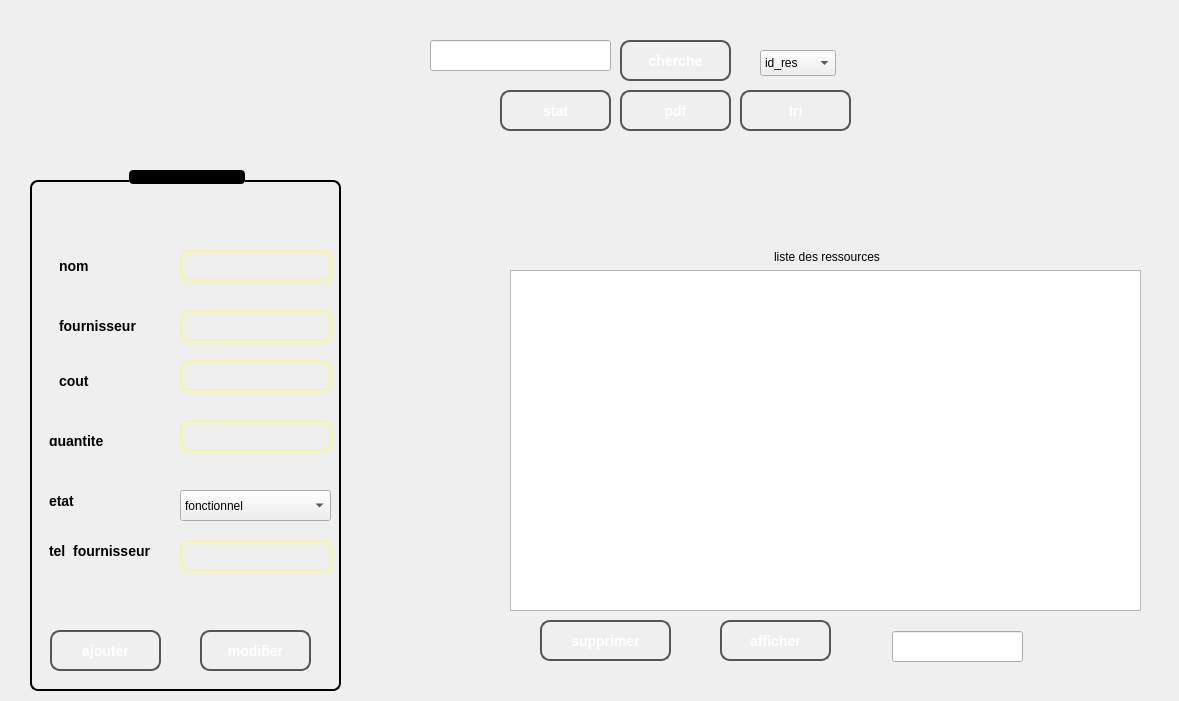
<?xml version="1.0" encoding="UTF-8"?>
<ui version="4.0">
 <class>MainWindow</class>
 <widget class="QMainWindow" name="MainWindow">
  <property name="geometry">
   <rect>
    <x>0</x>
    <y>0</y>
    <width>1179</width>
    <height>701</height>
   </rect>
  </property>
  <property name="windowTitle">
   <string>MainWindow</string>
  </property>
  <property name="styleSheet">
   <string notr="true">
image: url(:/new/prefix1/3312919.jpg);</string>
  </property>
  <widget class="QWidget" name="centralwidget">
   <widget class="QLabel" name="label">
    <property name="geometry">
     <rect>
      <x>360</x>
      <y>390</y>
      <width>281</width>
      <height>181</height>
     </rect>
    </property>
    <property name="text">
     <string/>
    </property>
    <property name="pixmap">
     <pixmap>6922145.jpg</pixmap>
    </property>
    <property name="scaledContents">
     <bool>true</bool>
    </property>
   </widget>
   <widget class="QLabel" name="label_2">
    <property name="geometry">
     <rect>
      <x>-160</x>
      <y>-160</y>
      <width>1461</width>
      <height>861</height>
     </rect>
    </property>
    <property name="styleSheet">
     <string notr="true">image: url(:/new/prefix3/abstract-paper-background-concept.jpg);</string>
    </property>
    <property name="text">
     <string/>
    </property>
   </widget>
   <widget class="QLabel" name="label_3">
    <property name="geometry">
     <rect>
      <x>860</x>
      <y>20</y>
      <width>261</width>
      <height>201</height>
     </rect>
    </property>
    <property name="styleSheet">
     <string notr="true">image: url(:/new/prefix1/image-removebg-preview.png);</string>
    </property>
    <property name="text">
     <string/>
    </property>
   </widget>
   <widget class="QGroupBox" name="groupBox_7">
    <property name="geometry">
     <rect>
      <x>30</x>
      <y>170</y>
      <width>311</width>
      <height>521</height>
     </rect>
    </property>
    <property name="styleSheet">
     <string notr="true">QGroupBox::title {
    subcontrol-origin: margin;
    subcontrol-position: top center;  /* Center the title */
    padding: 0 10px;
    background-color: rgba(0,0,0,0,);  /* Yellow background for the title */
    color: rgb(255, 255, 255)ck;
    font-weight: bold;
    border-radius: 4px;
}
QGroupBox {
    background-color: transparent;  /* Transparent to blend with the rest of the interface */
    border: 2px solid rgba(0,0,0,0,);  /* Yellow border to match the rest */
    border-radius: 8px;
    margin-top: 10px;
    padding: 10px;
}
QLineEdit {
    background-color: transparent;  /* Make the input fields transparent */
    border: 2px solid rgba(248, 248, 147, 255);  /* Yellow border to maintain consistency */
    border-radius: 8px;  /* Rounded corners for a smooth look */
    padding: 5px;  /* Padding to give space inside the input */
    color: white;  /* Text color to ensure visibility */
    font-size: 14px;  /* Adjust font size */
}

QLineEdit:focus {
    border: 2px solid rgba(255, 255, 147, 255);  /* Brighter border when the input is focused */
    background-color: rgba(255, 255, 255, 0.2);  /* Light translucent background on focus */
}
QLabel {
    color: black;  /* Text color to match the interface */
    background-color: transparent;  /* Transparent background */
    font-weight: bold;  /* Bold text to make the labels stand out */
    font-size: 14px;  /* Adjust the font size */
    padding: 5px;  /* Add some space around the label */
}

QLabel:hover {
    color: rgba(248, 248, 147, 255);  /* Yellow text on hover */
}
</string>
    </property>
    <property name="title">
     <string>ajouter ressource</string>
    </property>
    <widget class="QLabel" name="nom_">
     <property name="geometry">
      <rect>
       <x>20</x>
       <y>80</y>
       <width>131</width>
       <height>31</height>
      </rect>
     </property>
     <property name="text">
      <string>nom</string>
     </property>
    </widget>
    <widget class="QLabel" name="fournisseur_">
     <property name="geometry">
      <rect>
       <x>20</x>
       <y>140</y>
       <width>121</width>
       <height>31</height>
      </rect>
     </property>
     <property name="text">
      <string>fournisseur</string>
     </property>
    </widget>
    <widget class="QLabel" name="cout_">
     <property name="geometry">
      <rect>
       <x>20</x>
       <y>200</y>
       <width>131</width>
       <height>21</height>
      </rect>
     </property>
     <property name="text">
      <string>cout</string>
     </property>
    </widget>
    <widget class="QLineEdit" name="fournisseur">
     <property name="geometry">
      <rect>
       <x>150</x>
       <y>140</y>
       <width>151</width>
       <height>31</height>
      </rect>
     </property>
    </widget>
    <widget class="QLineEdit" name="cout">
     <property name="geometry">
      <rect>
       <x>150</x>
       <y>190</y>
       <width>151</width>
       <height>31</height>
      </rect>
     </property>
    </widget>
    <widget class="QLineEdit" name="quantite">
     <property name="geometry">
      <rect>
       <x>150</x>
       <y>250</y>
       <width>151</width>
       <height>31</height>
      </rect>
     </property>
    </widget>
    <widget class="QLabel" name="quantite_">
     <property name="geometry">
      <rect>
       <x>10</x>
       <y>260</y>
       <width>131</width>
       <height>21</height>
      </rect>
     </property>
     <property name="text">
      <string>quantite</string>
     </property>
    </widget>
    <widget class="QLineEdit" name="nom">
     <property name="geometry">
      <rect>
       <x>150</x>
       <y>80</y>
       <width>151</width>
       <height>31</height>
      </rect>
     </property>
    </widget>
    <widget class="QLabel" name="etat_">
     <property name="geometry">
      <rect>
       <x>10</x>
       <y>320</y>
       <width>141</width>
       <height>21</height>
      </rect>
     </property>
     <property name="text">
      <string>etat</string>
     </property>
    </widget>
    <widget class="QPushButton" name="ajouter">
     <property name="geometry">
      <rect>
       <x>20</x>
       <y>460</y>
       <width>111</width>
       <height>41</height>
      </rect>
     </property>
     <property name="styleSheet">
      <string notr="true">QPushButton {
    background: none;
    background-color: qlineargradient(
        spread:pad, x1:0, y1:0, x2:1, y2:1, 
        stop:0 #2b2b2b,   /* Noir foncé */
        stop:0.5 #1e1e1e, /* Noir intermédiaire */
        stop:1 #000000    /* Noir profond */
    );
    color: white;              /* Texte en blanc */
    border: 2px solid #555;    /* Bordure gris foncé */
    border-radius: 10px;       /* Coins arrondis */
    padding: 10px 20px;        /* Espacement interne */
    font-size: 14px;           /* Taille du texte */
    font-weight: bold;         /* Texte en gras */
}

QPushButton:hover {
    background: none;
    background-color: qlineargradient(
        spread:pad, x1:0, y1:0, x2:1, y2:1,
        stop:0 #3b3b3b,  /* Gris plus clair au survol */
        stop:0.5 #292929,  
        stop:1 #121212  
    );
}

QPushButton:pressed {
    background: none;
    background-color: #1a1a1a;  /* Noir encore plus profond lors de l'appui */
}

QPushButton:focus {
    outline: none; /* Supprime l'effet de focus (contour) */
}
</string>
     </property>
     <property name="text">
      <string>ajouter</string>
     </property>
    </widget>
    <widget class="QLabel" name="tel_fournisseur_">
     <property name="geometry">
      <rect>
       <x>10</x>
       <y>370</y>
       <width>141</width>
       <height>21</height>
      </rect>
     </property>
     <property name="text">
      <string>tel_fournisseur</string>
     </property>
    </widget>
    <widget class="QLineEdit" name="tel_fournisseur">
     <property name="geometry">
      <rect>
       <x>150</x>
       <y>370</y>
       <width>151</width>
       <height>31</height>
      </rect>
     </property>
    </widget>
    <widget class="QPushButton" name="modifier">
     <property name="geometry">
      <rect>
       <x>170</x>
       <y>460</y>
       <width>111</width>
       <height>41</height>
      </rect>
     </property>
     <property name="styleSheet">
      <string notr="true">QPushButton {
    background-color: qlineargradient(
        spread:pad, x1:0, y1:0, x2:1, y2:1, 
        stop:0 #2b2b2b,   /* Noir foncé */
        stop:0.5 #1e1e1e, /* Noir intermédiaire */
        stop:1 #000000    /* Noir profond */
    );
    color: white;              /* Texte en blanc */
    border: 2px solid #555;    /* Bordure gris foncé */
    border-radius: 10px;       /* Coins arrondis */
    padding: 10px 20px;        /* Espacement interne */
    font-size: 14px;           /* Taille du texte */
    font-weight: bold;         /* Texte en gras */
}

QPushButton:hover {
    background-color: qlineargradient(
        spread:pad, x1:0, y1:0, x2:1, y2:1,
        stop:0 #3b3b3b,  /* Gris plus clair au survol */
        stop:0.5 #292929,  
        stop:1 #121212  
    );
}

QPushButton:pressed {
    background-color: #1a1a1a;  /* Noir encore plus profond lors de l'appui */
}
</string>
     </property>
     <property name="text">
      <string>modifier</string>
     </property>
    </widget>
    <widget class="QComboBox" name="etat">
     <property name="geometry">
      <rect>
       <x>150</x>
       <y>320</y>
       <width>151</width>
       <height>31</height>
      </rect>
     </property>
     <item>
      <property name="text">
       <string>fonctionnel</string>
      </property>
     </item>
     <item>
      <property name="text">
       <string>non fonctionnel</string>
      </property>
     </item>
    </widget>
   </widget>
   <widget class="QGroupBox" name="groupBox_6">
    <property name="geometry">
     <rect>
      <x>500</x>
      <y>250</y>
      <width>651</width>
      <height>421</height>
     </rect>
    </property>
    <property name="styleSheet">
     <string notr="true">QTableWidget {
    background-color:white;
    border: 2px solid rgba(0,0,0,0);  /* Same yellow border */
    border-radius: 8px;
    gridline-color: rgba(0,0,0,0);  /* Match gridline with the border color */
    font-size: 14px;
    color: #333;
}

QTableWidget::item {
    padding: 5px;
    border: none;
    background-color: rgba(0,0,0,0);  /* Light transparent yellow for rows */
    color: #000;
}

QTableWidget::item:selected {
    background-color: rgba(0,0,0,0);  /* Highlight with a more opaque yellow */
    color:white;
}

QHeaderView::section {
    background-color: rgba(0,0,0,0);  /* Yellow header */
    color: black;
    font-weight: bold;
    padding: 5px;
    border: 1px solid rgba(255,255,255,255);
}

QScrollBar:vertical {
    border: none;
    background-color: white;
    width: 10px;
    margin: 0px 0px 0px 0px;
}

QScrollBar::handle:vertical {
    background-color: rgba(0,0,0,0);  /* Yellow scrollbar */
    min-height: 30px;
    border-radius: 5px;
}

QScrollBar::add-line:vertical,
QScrollBar::sub-line:vertical {
    border: none;
    background: none;
}
QGroupBox {
    background-color: transparent;  /* Transparent to blend with the rest of the interface */
    border: 2px solid rgba(0,0,0,0);  /* Yellow border to match the rest */
    border-radius: 8px;
    margin-top: 10px;
    padding: 10px;
}

QGroupBox::title {
    subcontrol-origin: margin;
    subcontrol-position: top center;  /* Center the title */
    padding: 0 10px;
    background-color: rgba(0,0,0,0);  /* Yellow background for the title */
    color:black;
    font-weight: bold;
    border-radius: 4px;
}

</string>
    </property>
    <property name="title">
     <string>liste des ressources</string>
    </property>
    <widget class="QTableView" name="aff">
     <property name="geometry">
      <rect>
       <x>10</x>
       <y>20</y>
       <width>631</width>
       <height>341</height>
      </rect>
     </property>
    </widget>
    <widget class="QPushButton" name="supprimer">
     <property name="geometry">
      <rect>
       <x>40</x>
       <y>370</y>
       <width>131</width>
       <height>41</height>
      </rect>
     </property>
     <property name="styleSheet">
      <string notr="true">QPushButton {
    background-color: qlineargradient(
        spread:pad, x1:0, y1:0, x2:1, y2:1, 
        stop:0 #2b2b2b,   /* Noir foncé */
        stop:0.5 #1e1e1e, /* Noir intermédiaire */
        stop:1 #000000    /* Noir profond */
    );
    color: white;              /* Texte en blanc */
    border: 2px solid #555;    /* Bordure gris foncé */
    border-radius: 10px;       /* Coins arrondis */
    padding: 10px 20px;        /* Espacement interne */
    font-size: 14px;           /* Taille du texte */
    font-weight: bold;         /* Texte en gras */
}

QPushButton:hover {
    background-color: qlineargradient(
        spread:pad, x1:0, y1:0, x2:1, y2:1,
        stop:0 #3b3b3b,  /* Gris plus clair au survol */
        stop:0.5 #292929,  
        stop:1 #121212  
    );
}

QPushButton:pressed {
    background-color: #1a1a1a;  /* Noir encore plus profond lors de l'appui */
}
</string>
     </property>
     <property name="text">
      <string>supprimer</string>
     </property>
    </widget>
    <widget class="QLineEdit" name="idedit">
     <property name="geometry">
      <rect>
       <x>392</x>
       <y>381</y>
       <width>131</width>
       <height>31</height>
      </rect>
     </property>
    </widget>
    <widget class="QPushButton" name="recuperer">
     <property name="geometry">
      <rect>
       <x>220</x>
       <y>370</y>
       <width>111</width>
       <height>41</height>
      </rect>
     </property>
     <property name="styleSheet">
      <string notr="true">QPushButton {
    background-color: qlineargradient(
        spread:pad, x1:0, y1:0, x2:1, y2:1, 
        stop:0 #2b2b2b,   /* Noir foncé */
        stop:0.5 #1e1e1e, /* Noir intermédiaire */
        stop:1 #000000    /* Noir profond */
    );
    color: white;              /* Texte en blanc */
    border: 2px solid #555;    /* Bordure gris foncé */
    border-radius: 10px;       /* Coins arrondis */
    padding: 10px 20px;        /* Espacement interne */
    font-size: 14px;           /* Taille du texte */
    font-weight: bold;         /* Texte en gras */
}

QPushButton:hover {
    background-color: qlineargradient(
        spread:pad, x1:0, y1:0, x2:1, y2:1,
        stop:0 #3b3b3b,  /* Gris plus clair au survol */
        stop:0.5 #292929,  
        stop:1 #121212  
    );
}

QPushButton:pressed {
    background-color: #1a1a1a;  /* Noir encore plus profond lors de l'appui */
}
</string>
     </property>
     <property name="text">
      <string>afficher</string>
     </property>
    </widget>
   </widget>
   <widget class="QPushButton" name="stat">
    <property name="geometry">
     <rect>
      <x>500</x>
      <y>90</y>
      <width>111</width>
      <height>41</height>
     </rect>
    </property>
    <property name="styleSheet">
     <string notr="true">QPushButton {
    background-color: qlineargradient(
        spread:pad, x1:0, y1:0, x2:1, y2:1, 
        stop:0 #2b2b2b,   /* Noir foncé */
        stop:0.5 #1e1e1e, /* Noir intermédiaire */
        stop:1 #000000    /* Noir profond */
    );
    color: white;              /* Texte en blanc */
    border: 2px solid #555;    /* Bordure gris foncé */
    border-radius: 10px;       /* Coins arrondis */
    padding: 10px 20px;        /* Espacement interne */
    font-size: 14px;           /* Taille du texte */
    font-weight: bold;         /* Texte en gras */
}

QPushButton:hover {
    background-color: qlineargradient(
        spread:pad, x1:0, y1:0, x2:1, y2:1,
        stop:0 #3b3b3b,  /* Gris plus clair au survol */
        stop:0.5 #292929,  
        stop:1 #121212  
    );
}

QPushButton:pressed {
    background-color: #1a1a1a;  /* Noir encore plus profond lors de l'appui */
}
</string>
    </property>
    <property name="text">
     <string>stat</string>
    </property>
   </widget>
   <widget class="QPushButton" name="chercher">
    <property name="geometry">
     <rect>
      <x>620</x>
      <y>40</y>
      <width>111</width>
      <height>41</height>
     </rect>
    </property>
    <property name="styleSheet">
     <string notr="true">QPushButton {
    background-color: qlineargradient(
        spread:pad, x1:0, y1:0, x2:1, y2:1, 
        stop:0 #2b2b2b,   /* Noir foncé */
        stop:0.5 #1e1e1e, /* Noir intermédiaire */
        stop:1 #000000    /* Noir profond */
    );
    color: white;              /* Texte en blanc */
    border: 2px solid #555;    /* Bordure gris foncé */
    border-radius: 10px;       /* Coins arrondis */
    padding: 10px 20px;        /* Espacement interne */
    font-size: 14px;           /* Taille du texte */
    font-weight: bold;         /* Texte en gras */
}

QPushButton:hover {
    background-color: qlineargradient(
        spread:pad, x1:0, y1:0, x2:1, y2:1,
        stop:0 #3b3b3b,  /* Gris plus clair au survol */
        stop:0.5 #292929,  
        stop:1 #121212  
    );
}

QPushButton:pressed {
    background-color: #1a1a1a;  /* Noir encore plus profond lors de l'appui */
}
</string>
    </property>
    <property name="text">
     <string>cherche</string>
    </property>
   </widget>
   <widget class="QLineEdit" name="cherche">
    <property name="geometry">
     <rect>
      <x>430</x>
      <y>40</y>
      <width>181</width>
      <height>31</height>
     </rect>
    </property>
   </widget>
   <widget class="QPushButton" name="tri">
    <property name="geometry">
     <rect>
      <x>740</x>
      <y>90</y>
      <width>111</width>
      <height>41</height>
     </rect>
    </property>
    <property name="styleSheet">
     <string notr="true">QPushButton {
    background-color: qlineargradient(
        spread:pad, x1:0, y1:0, x2:1, y2:1, 
        stop:0 #2b2b2b,   /* Noir foncé */
        stop:0.5 #1e1e1e, /* Noir intermédiaire */
        stop:1 #000000    /* Noir profond */
    );
    color: white;              /* Texte en blanc */
    border: 2px solid #555;    /* Bordure gris foncé */
    border-radius: 10px;       /* Coins arrondis */
    padding: 10px 20px;        /* Espacement interne */
    font-size: 14px;           /* Taille du texte */
    font-weight: bold;         /* Texte en gras */
}

QPushButton:hover {
    background-color: qlineargradient(
        spread:pad, x1:0, y1:0, x2:1, y2:1,
        stop:0 #3b3b3b,  /* Gris plus clair au survol */
        stop:0.5 #292929,  
        stop:1 #121212  
    );
}

QPushButton:pressed {
    background-color: #1a1a1a;  /* Noir encore plus profond lors de l'appui */
}
</string>
    </property>
    <property name="text">
     <string>tri</string>
    </property>
   </widget>
   <widget class="QPushButton" name="pdf">
    <property name="geometry">
     <rect>
      <x>620</x>
      <y>90</y>
      <width>111</width>
      <height>41</height>
     </rect>
    </property>
    <property name="styleSheet">
     <string notr="true">QPushButton {
    background-color: qlineargradient(
        spread:pad, x1:0, y1:0, x2:1, y2:1, 
        stop:0 #2b2b2b,   /* Noir foncé */
        stop:0.5 #1e1e1e, /* Noir intermédiaire */
        stop:1 #000000    /* Noir profond */
    );
    color: white;              /* Texte en blanc */
    border: 2px solid #555;    /* Bordure gris foncé */
    border-radius: 10px;       /* Coins arrondis */
    padding: 10px 20px;        /* Espacement interne */
    font-size: 14px;           /* Taille du texte */
    font-weight: bold;         /* Texte en gras */
}

QPushButton:hover {
    background-color: qlineargradient(
        spread:pad, x1:0, y1:0, x2:1, y2:1,
        stop:0 #3b3b3b,  /* Gris plus clair au survol */
        stop:0.5 #292929,  
        stop:1 #121212  
    );
}

QPushButton:pressed {
    background-color: #1a1a1a;  /* Noir encore plus profond lors de l'appui */
}
</string>
    </property>
    <property name="text">
     <string>pdf</string>
    </property>
   </widget>
   <widget class="QComboBox" name="Trie">
    <property name="geometry">
     <rect>
      <x>760</x>
      <y>50</y>
      <width>76</width>
      <height>26</height>
     </rect>
    </property>
    <item>
     <property name="text">
      <string>id_res</string>
     </property>
    </item>
    <item>
     <property name="text">
      <string>etat</string>
     </property>
    </item>
   </widget>
  </widget>
 </widget>
 <resources/>
 <connections/>
</ui>
